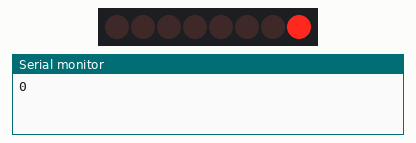
Simulated run of this sketch. Board: Arduino Uno, built with avr-gcc and run on an emulated ATmega328P. Shown: 8 shift-register outputs drawn as a row of LEDs (first output left, lit = HIGH), the last lines printed to the serial monitor. Wiring (inferred from the names in the program): shift register (74HC595): data pin 12; shift clock pin 9; latch pin 11. Wiring (inferred from the signals the program sends): row of LEDs: on Q0, Q1, Q2, Q3, Q4, Q5, Q6, Q7.

Above: at 0.6 s.
At 5.1 s:
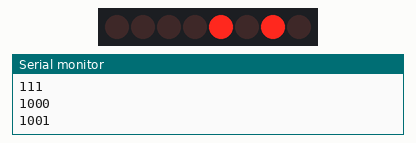
At 10.1 s:
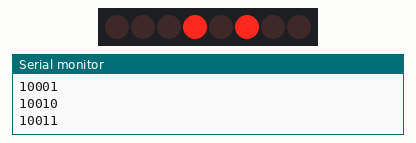
At 19.6 s:
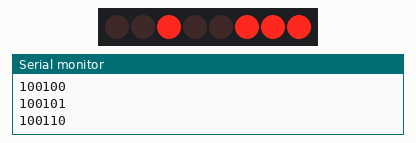
At 29.1 s:
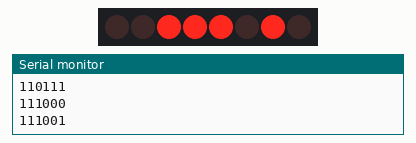
At 39.1 s:
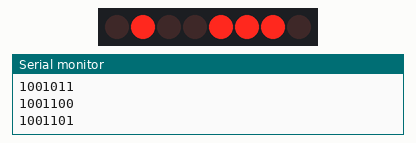
Timing chart, 0 to 40.0 s (numbered marks = the images above):
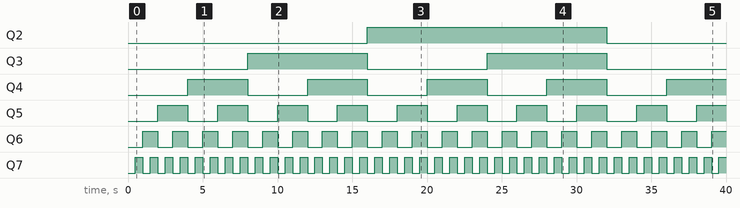

The sketch:

ShiftRegisterBinaryCount.ino
```cpp
//count from 0 to 256
//same circuit as shigft register

int latchPin = 11;
int clockPin = 9;
int dataPin = 12;

//set up hexadecimal(turning all 8 LEDS on)
//byte LEDs=0xFF; // 11111111
byte LED = 0b00000000;
int dt = 500;

void setup() {
  // put your setup code here, to run once:
  Serial.begin(9600);
  pinMode(latchPin,OUTPUT);
  pinMode(clockPin,OUTPUT);
  pinMode(dataPin,OUTPUT);
}

void loop() {
  // put your main code here, to run repeatedly:
  //allow for data to pass to chip
  digitalWrite(latchPin,LOW);
 /* shiftOut parameters:
  * 1. what pin does the ardruino pin go into,
  * 2. clockPin which pin to synchronize data
    3. LSBFIRST - least significant byte first
       MSBFIRST - most significant byte first
    4. data package in hexadecimal
    */
  shiftOut(dataPin,clockPin,LSBFIRST, LED);
  digitalWrite(latchPin,HIGH);
  delay(dt);
  Serial.println(LED,BIN);
  LED = LED + 1;

}
```

Measured:
- by itself, Q2: LOW → HIGH at 16.0 s, → LOW 16.0 s later
- by itself, Q3: alternates HIGH for 8.0 s and LOW for 8.0 s
- by itself, Q4: alternates HIGH for 4.0 s and LOW for 4.0 s
- by itself, Q5: alternates HIGH for 2.0 s and LOW for 2.0 s
- by itself, Q6: alternates HIGH for 1.0 s and LOW for 1.0 s
- by itself, Q7: alternates HIGH for 0.50 s and LOW for 0.50 s
